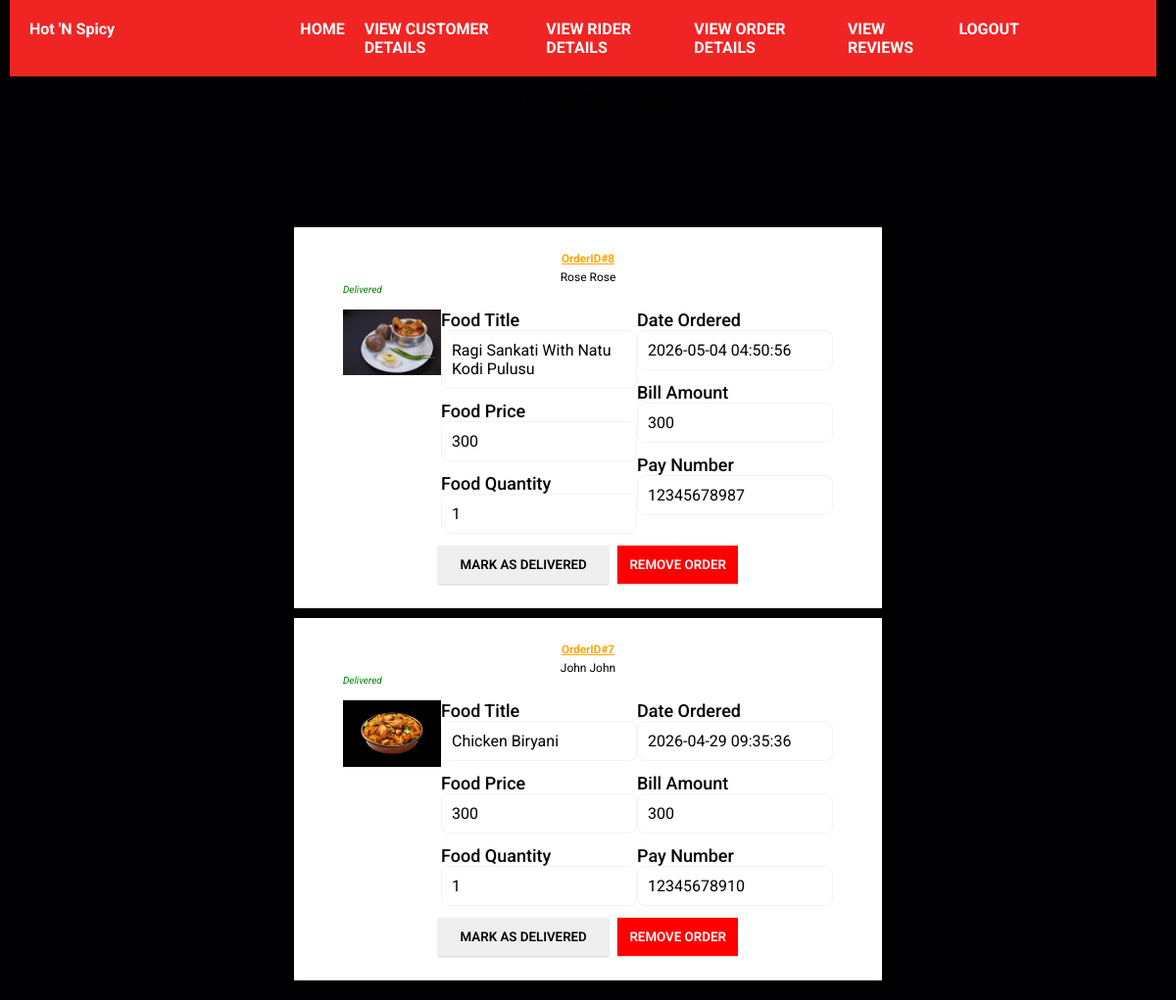
The page /allcustomer_orders (signed in) on the database its author committed.
### tables this page shows
CREATE TABLE Ordered (
        Order_Id        INTEGER PRIMARY KEY AUTOINCREMENT,
        customer_id	    int NOT NULL,
        food_no	        int NOT NULL,
        pay_id	        int NOT NULL,
        ordered_date	TIMESTAMP DEFAULT CURRENT_TIMESTAMP,
        quantity	    int DEFAULT 0,
        pay_amount	    int NOT NULL CHECK("pay_amount" > 0),
        order_status    VARCHAR(10) default 'Issued' CHECK(order_status='Pending' OR order_status='Delivered' OR order_status='Issued'), 
        rider_id        int NULL,   
        FOREIGN KEY(pay_id) REFERENCES Payment(pay_id) on delete set NULL,
        FOREIGN KEY(food_no) REFERENCES FOOD(food_no) on delete cascade,
        FOREIGN KEY(customer_id) REFERENCES CUSTOMERS(customer_id) on delete cascade
        FOREIGN KEY (rider_id) REFERENCES Riders(rider_id) on delete set NULL
        );

CREATE TABLE Customers(
        customer_id    INTEGER PRIMARY KEY AUTOINCREMENT,
        phone_no       varchar (25),
        user_name      VARCHAR (30),
        first_name     VARCHAR (30),
        last_name      VARCHAR (30),
        password        VARCHAR (30),
        address        VARCHAR (100),
        email          VARCHAR (50),
        admin_id        int not null,
        FOREIGN KEY (ADMIN_ID) REFERENCES ADMIN(ADMIN_ID)
        );

CREATE TABLE Food
    (
        food_no          INTEGER PRIMARY KEY AUTOINCREMENT ,
        food_image       VARCHAR(300) ,
        food_price       int,
        food_title       VARCHAR (100) ,
        food_description VARCHAR (500) ,
        admin_id         int NOT NULL,
        FOREIGN KEY (ADMIN_ID) REFERENCES ADMIN(ADMIN_ID)
    );

CREATE TABLE PAYMENT
    (
        pay_id                INTEGER PRIMARY KEY AUTOINCREMENT,
        pay_number            VARCHAR (15),
        customer_id           INT NOT NULL,
        FOREIGN KEY(customer_id) REFERENCES CUSTOMERS(customer_id) on delete cascade
    );

### app.py (the view)
@app.route('/allcustomer_orders')
def allOrders():
    if "email" and "password" in session:
        orderDetails = db.returnAllOrderDetailsOfCustomerWithJoins()
        orderDetails = orderDetails.fetchall()
        return render_template('AllorderDetails.html', orderDetails=orderDetails)
    return redirect(url_for('adminLogin'))

### database.py (called while the page is built)
    @staticmethod
    def returnAllOrderDetailsOfCustomerWithJoins():
        connection = s.connect("foodSystem.db")
        cursor = connection.cursor()
        orderDetails = cursor.execute(f'''
        SELECT Customers.first_name, Customers.last_name, ORDERED.Order_ID, FOOD.food_title, FOOD.food_price, FOOD.food_image, ORDERED.ordered_date,
        ORDERED.quantity, ORDERED.pay_amount, Payment.pay_number, ORDERED.order_status FROM ORDERED
        INNER JOIN CUSTOMERS
        ON ORDERED.customer_id = CUSTOMERS.customer_id
        INNER JOIN PAYMENT
        ON ORDERED.pay_id = PAYMENT.pay_id
        INNER JOIN FOOD
        ON ORDERED.food_no = FOOD.food_no
        order by ORDERED.Order_ID DESC
        ''')
        return orderDetails

### templates/AllorderDetails.html (shortened to what this page needs)
{% extends 'adminBase.html' %}
{% block body %}
{% if orderDetails|length != 0 %}
    <h1 style="text-align: center;margin-top: 10px;">All Customer Orders</h1>
    <div class="orderDetails">
        {% for i in range(orderDetails|length) %}
        <div class="detailCard">
            <div class="orderId">OrderID#{{ orderDetails[i][2] }} </div>
            <div style="text-align: center;margin-top: 5px; font-size: larger;" class="customerName">{{ orderDetails[i][0] }} {{ orderDetails[i][1] }}</div>
            <span style="color:blue;font-style: italic;" class="order_status">{{ orderDetails[i][10] }}</span>
            <div class="Singledetail">
                <div class="orderedImg">
                    <img src="/static/images/{{ orderDetails[i][5] }}" alt="">
                </div>
                <div class="foodDetail1">
                      <span class="foodDetailHeadings">Food Title</span>
                      <div class="Ftitle"><p>{{ orderDetails[i][3] }}</p></div>
                      <span class="foodDetailHeadings">Food Price</span>
                      <div class="Fprice"><p>{{ orderDetails[i][4] }}</p></div>
                      <span class="foodDetailHeadings">Food Quantity</span>
                      <div class="Fquantity"><p>{{ orderDetails[i][7] }}</p></div>
                </div>
                <div class="orderAndPaymentDetail">
                    <span class="foodDetailHeadings">Date Ordered</span>
                    <div class="orderedDate"><p>{{ orderDetails[i][6] }}</p></div>
                    <span class="foodDetailHeadings">Bill Amount</span>
                    <div class="orderAmount"><p>{{ orderDetails[i][8] }}</p></div>
                    <span class="foodDetailHeadings">Pay Number</span>
                    <div class="payNumber"><p>{{ orderDetails[i][9] }}</p></div>
                </div>
            </div>
            <div class="mark_AND_remove">
            <span class="mark_As_Done">
                <a href="/update_orderMarked/{{ orderDetails[i][2] }}"><button class="markDoneBtn">MARK AS DELIVERED</button></a>
            </span>
            <span class="removeOrder">
                <a href="/remove_order/{{ orderDetails[i][2] }}"><button id="removeOrder">REMOVE ORDER</button></a>
            </span>
        </div>
        </div>
        {% endfor %}
    </div>
    {% else %}
    <p style="text-align: center;font-size: larger;color: white;">Customers have't ordered anything yet.</p>
{% endif %}
{% endblock body %}

### templates/adminBase.html (shortened to what this page needs)
<!DOCTYPE html>
<html lang="en">
<head>
    <link rel="stylesheet" href="{{ url_for('static', filename='css/adminStyle.css') }}">
    <link rel="stylesheet" href="{{ url_for('static', filename='css/style.css') }}">
</head>
<body>
<header>
    <div class="navForAdmin">
        <div class="logo">Hot 'N Spicy</div>
        <div class="menus">
        <a href="{{ url_for('admin') }}">HOME</a>
        <a href="{{ url_for('allCustomers') }}">VIEW CUSTOMER DETAILS</a>
        <a href="{{ url_for('allRiders') }}">VIEW RIDER DETAILS</a>
        <a href="{{ url_for('allOrders') }}">VIEW ORDER DETAILS</a>
        <a href="{{ url_for('reviewMenu') }}">VIEW REVIEWS</a>
        <a href="{{ url_for('adminLogout') }}">LOGOUT</a>
        </div>
    </div>
</header>
{% block body %}
{% endblock body %}
</body>
</html>

### static/css/adminStyle.css (style rules this page uses)
* { margin: 0; padding: 0; font-family:system-ui, -apple-system, BlinkMacSystemFont, 'Segoe UI', Roboto, Oxygen, Ubuntu, Cantarell, 'Open Sans', 'Helvetica Neue', sans-serif; }
body { background-color: #000000; }
.navForAdmin { background-color: #f12424; padding: 20px; display: flex; font-weight: bold; font-size: medium; margin-right: 20px; padding-right: 10%; margin-left: 10px; justify-content: space-between; }
.navForAdmin .menus { width: auto; display: flex; flex-direction: row; justify-content: space-between; text-align: left; }
.navForAdmin .menus a { text-decoration: none; color: white; justify-content: space-between; margin-right: 20px }
.navForAdmin .logo { width:30%; color:white; }

### static/css/style.css (style rules this page uses)
:root { --main-color: #f12424; --black: #13131a; --bg: #010103; --border: .1rem solid rgba(255, 255, 255, .3); }
* { margin: 0; padding: 0; font-family:'Roboto', sans-serif; outline: none; border:none; box-sizing: border-box; text-decoration: none; text-transform: capitalize; transition: .2s linear; }
html { font-size: 62.5%; overflow-x: hidden; scroll-padding-top: 9rem; scroll-behavior: smooth; }
body { background: var(--bg); }
.orderDetails { margin-left: 25%; margin-right: 25%; margin-bottom: 20px; margin-top: 10%; }
.detailCard { margin-top: 10px; padding: 25px 50px 25px 50px; box-shadow: 0 1px 2px rgba(0, 0, 0, 0.2); background-color: white; }
.orderId { text-align: center; color: orange; text-decoration: underline; font-size: 1.17em; font-weight: bold; }
.Singledetail { margin-top: 15px; display: flex; justify-content: space-around; }
.foodDetailHeadings { font-size: large; font-weight: 500; }
.Ftitle p, .Fprice p, .Fquantity p, .orderedDate p, .orderAmount p, .payNumber p { width: auto; font-size: medium; padding: 10px; width: 200px; border-radius: max(0px, min(8px, ((100vw - 4px) - 100%) * 9999)) / 8px; border: 1px solid #F2F3F5; margin-bottom: 12px; }
.orderedImg { width: 20%; }
.orderedImg img { width:100px; }
.mark_As_Done button { text-align: center; font-weight: 600; padding: 12px; width: 95%; border: none; cursor: pointer; box-shadow: 0 1px 2px rgba(0, 0, 0, 0.2); margin-right: 30px; }
.mark_AND_remove { display: flex; justify-content: center; align-items: center; }
.removeOrder button { text-align: center; font-weight: 600; padding: 12px; width: 100%; border: none; cursor: pointer; background-color: red; color: white; box-shadow: 0 1px 2px rgba(0, 0, 0, 0.2); }

### rows shown on the page
Ordered: Order_Id "8", order_status "Delivered", quantity "1", ordered_date "2026-05-04 04:50:56", pay_amount "300"
Customers: first_name "Rose", last_name "Rose"
Food: food_image (picture), food_title "Ragi Sankati With Natu Kodi Pulusu", food_price "300"
PAYMENT: pay_number "12345678987"
Ordered: Order_Id "7", order_status "Delivered", quantity "1", ordered_date "2026-04-29 09:35:36", pay_amount "300"
Customers: first_name "John", last_name "John"
Food: food_image (picture), food_title "Chicken Biryani", food_price "300"
PAYMENT: pay_number "12345678910"
